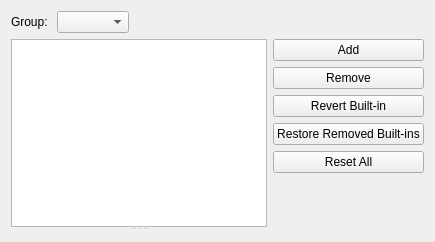
<?xml version="1.0" encoding="UTF-8"?>
<ui version="4.0">
 <class>TextEditor::Internal::SnippetsSettingsPage</class>
 <widget class="QWidget" name="TextEditor::Internal::SnippetsSettingsPage">
  <property name="windowTitle">
   <string/>
  </property>
  <layout class="QGridLayout" name="gridLayout">
   <item row="1" column="0">
    <widget class="QSplitter" name="splitter">
     <property name="sizePolicy">
      <sizepolicy hsizetype="MinimumExpanding" vsizetype="Expanding">
       <horstretch>0</horstretch>
       <verstretch>0</verstretch>
      </sizepolicy>
     </property>
     <property name="orientation">
      <enum>Qt::Vertical</enum>
     </property>
     <property name="childrenCollapsible">
      <bool>false</bool>
     </property>
     <widget class="QTreeView" name="snippetsTable">
      <property name="editTriggers">
       <set>QAbstractItemView::DoubleClicked|QAbstractItemView::EditKeyPressed</set>
      </property>
      <property name="rootIsDecorated">
       <bool>false</bool>
      </property>
      <property name="uniformRowHeights">
       <bool>true</bool>
      </property>
     </widget>
     <widget class="QStackedWidget" name="snippetsEditorStack">
      <property name="currentIndex">
       <number>1</number>
      </property>
      <widget class="QWidget" name="page"/>
      <widget class="QWidget" name="page_2"/>
     </widget>
    </widget>
   </item>
   <item row="1" column="1">
    <layout class="QVBoxLayout" name="verticalLayout_2">
     <item>
      <widget class="QPushButton" name="addButton">
       <property name="text">
        <string>Add</string>
       </property>
      </widget>
     </item>
     <item>
      <widget class="QPushButton" name="removeButton">
       <property name="text">
        <string>Remove</string>
       </property>
      </widget>
     </item>
     <item>
      <widget class="QPushButton" name="revertButton">
       <property name="text">
        <string>Revert Built-in</string>
       </property>
      </widget>
     </item>
     <item>
      <widget class="QPushButton" name="restoreRemovedButton">
       <property name="text">
        <string>Restore Removed Built-ins</string>
       </property>
      </widget>
     </item>
     <item>
      <widget class="QPushButton" name="resetAllButton">
       <property name="text">
        <string>Reset All</string>
       </property>
      </widget>
     </item>
     <item>
      <spacer name="verticalSpacer">
       <property name="orientation">
        <enum>Qt::Vertical</enum>
       </property>
       <property name="sizeHint" stdset="0">
        <size>
         <width>20</width>
         <height>40</height>
        </size>
       </property>
      </spacer>
     </item>
    </layout>
   </item>
   <item row="0" column="0" colspan="2">
    <layout class="QHBoxLayout" name="horizontalLayout">
     <item>
      <widget class="QLabel" name="groupLabel">
       <property name="text">
        <string>Group: </string>
       </property>
      </widget>
     </item>
     <item>
      <widget class="QComboBox" name="groupCombo"/>
     </item>
     <item>
      <spacer name="horizontalSpacer">
       <property name="orientation">
        <enum>Qt::Horizontal</enum>
       </property>
       <property name="sizeHint" stdset="0">
        <size>
         <width>40</width>
         <height>20</height>
        </size>
       </property>
      </spacer>
     </item>
    </layout>
   </item>
  </layout>
 </widget>
 <tabstops>
  <tabstop>groupCombo</tabstop>
  <tabstop>snippetsTable</tabstop>
  <tabstop>addButton</tabstop>
  <tabstop>removeButton</tabstop>
  <tabstop>revertButton</tabstop>
  <tabstop>restoreRemovedButton</tabstop>
  <tabstop>resetAllButton</tabstop>
 </tabstops>
 <resources/>
 <connections/>
</ui>
